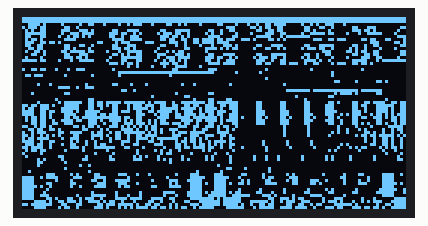
This sketch was run on a simulated Arduino Uno, built with avr-gcc and run on an emulated ATmega328P. Parts: 128×64 one-colour display.

Above: at 0.1 s.

The sketch:

CH_42_06.ino
```cpp
#include <Adafruit_SSD1306.h>
#include "ArduinoLogo.h"      // 아두이노 로고 데이터 저장 헤더

#define SCREEN_WIDTH 128    // OLED x축 해상도
#define SCREEN_HEIGHT 64    // OLED y축 해상도

#define OLED_CLK  9
#define OLED_MOSI 10
#define OLED_RESET  11
#define OLED_DC 12
#define OLED_CS 13

// OLED 제어를 위한 객체 생성
Adafruit_SSD1306 display(SCREEN_WIDTH, SCREEN_HEIGHT,
  OLED_MOSI, OLED_CLK, OLED_DC, OLED_RESET, OLED_CS);

void setup() {
  // OLED 객체 초기화 및 디스플레이 버퍼 할당
  if( !display.begin(SSD1306_SWITCHCAPVCC) ) {
    while(1);         // 초기화 실패로 정지
  }
  display.clearDisplay();

  display.drawBitmap(     // 화면 가운데에 이미지 표시
    (display.width() - ARDUINO_WIDTH) / 2,
    (display.height() - ARDUINO_HEIGHT) / 2,
    Arduino, ARDUINO_WIDTH, ARDUINO_HEIGHT, WHITE);

  display.display();      // 디스플레이 버퍼 화면에 나타내기
}

void loop() {
}
```

ArduinoLogo.h
```cpp
const int ARDUINO_WIDTH = 128;
const int ARDUINO_HEIGHT = 64;

const unsigned char PROGMEM Arduino [] = {
  // 128*64 크기의 아두이노 로고 이미지 변환 데이터를
  // 여기에 복사해 넣는다.
  0xFF, 0xFF, 0xFF, 0xFF, 0xFF, 0xFF, 0xFF, 0xFF,
  0xFF, 0xFF, 0xFF, 0xFF, 0xFF, 0xFF, 0xFF, 0xFF,
  0xFF, 0xFF, 0xFF, 0xFF, 0xFF, 0xFF, 0xFF, 0xFF,
  0xFF, 0xFF, 0xFF, 0xFF, 0xFF, 0xFF, 0xFF, 0xFF,

};
```
